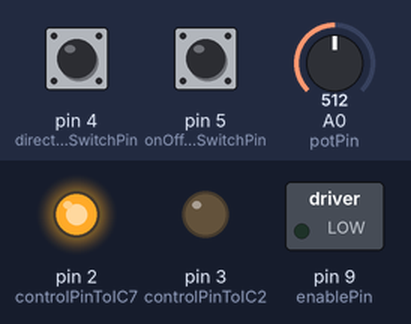
The sketch below on a simulated Arduino Uno, built with avr-gcc and run on an emulated ATmega328P. Parts: switched loads named in the sketch (green lamp = pin HIGH), output pins drawn as LEDs (lit = HIGH). The test bench sets the inputs (shaded band); at power-on: pin 4 (directionSwitchPin) LOW, pin 5 (onOffSwithStateSwitchPin) LOW, A0 (potPin) = 512.

Above: at 1.2 s.
1.3 s: pin 4 (directionSwitchPin) pulled HIGH for 0.15 s
At 1.6 s:
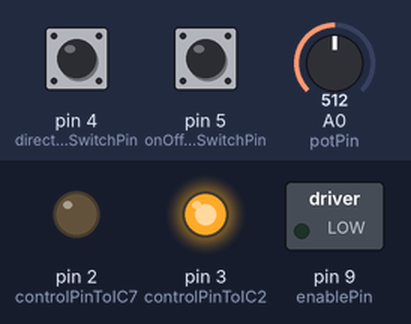
2.9 s: pin 5 (onOffSwithStateSwitchPin) pulled HIGH for 0.15 s
At 4.0 s:
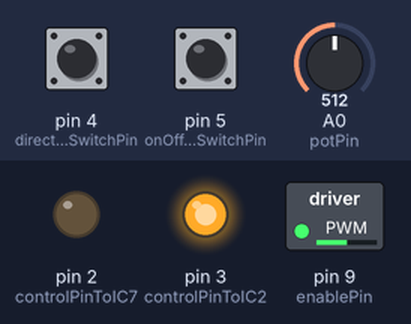
4.5 s: A0 (potPin) set to 716
At 5.2 s:
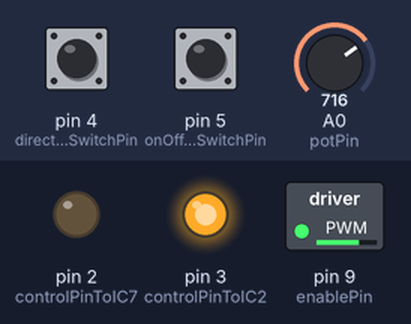
6.0 s: A0 (potPin) set to 900
At 6.3 s:
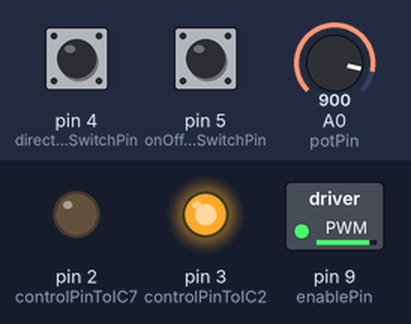
7.5 s: pin 4 (directionSwitchPin) pulled HIGH for 1 s
At 8.7 s:
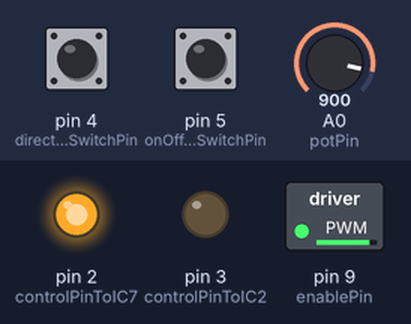
10.0 s: A0 (potPin) set to 511
At 10.6 s:
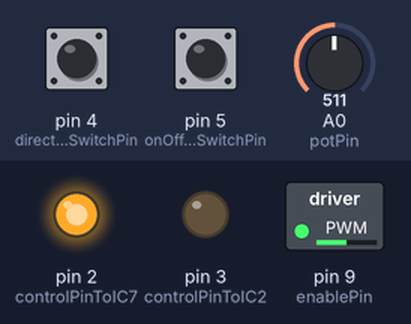
Timing chart, 0 to 12.5 s (numbered marks = the images above; inputs shaded):
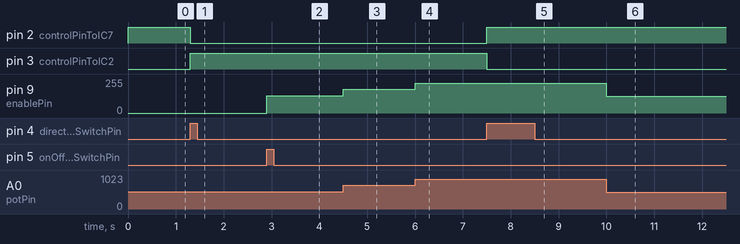

Measured:
- after the input at 1.3 s, pin 2 (controlPinToIC7): HIGH → LOW at once; pin 3 (controlPinToIC2): LOW → HIGH at once
- after the input at 2.9 s, pin 9 (enablePin): 0/255 → 128/255 at once
- after the input at 4.5 s, pin 9 (enablePin): 128/255 → 179/255 at once
- after the input at 6.0 s, pin 9 (enablePin): 179/255 → 225/255 at once
- after the input at 7.5 s, pin 2 (controlPinToIC7): LOW → HIGH at once; pin 3 (controlPinToIC2): HIGH → LOW at once
- after the input at 10.0 s, pin 9 (enablePin): 225/255 → 127/255 at once

The sketch:

project10.ino
```cpp
// konstanter för att ange pin för inkoppling
/////////////////////////
// för styrning av H-brygga - L293D
// https://sv.wikipedia.org/wiki/H-brygga
// https://www.engineersgarage.com/stm32/l293d-pin-description-and-working/
// http://www.robotplatform.com/howto/L293/motor_driver_1.html
/////////////////////////////
// för styrnina av motor framåt och bakåt
const int controlPinToIC7 = 2;
const int controlPinToIC2 = 3;
// för styrning av motor av och på
const int enablePin = 9;

// nedre strömbrytaren i figuren
const int directionSwitchPin = 4;
// övre strömbrytaren i figuren
const int onOffSwithStateSwitchPin = 5;
// vridpotentiometern kopplas till denna analog in
const int potPin = A0;

// variabler för läsning och styrning
///////////////////////
// strömbrytare nere (1) och uppe (0)
int onOffSwitchState = 0;
// strömbrytaren nere (1) framåt och uppe (0) bakåt
int directionSwitchState = 0;
// för att minnas den övre strömbrytarens läge i föregående varv i loopen
int previousOnOffSwitchState = 0;
// för att minnas den nedre strömbrytarens läge i föregående varv i loopen
int previousDirectionSwitchState = 0;
// om motorn är av (0) eller på (1). Styrs av övre strömbrytaren.
int motorEnabled = 0;
// motorns börvärde - önskad hastighet: 0 - 255
int motorSpeed = 0;
// motorns rotationsrikting (1) moturs och (0) medurs
// styrs av nedre knappen
int motorDirection = 1;

// koden i funktionen setup körs en gång vid uppstart
void setup() {
  pinMode(directionSwitchPin, INPUT);
  pinMode(onOffSwithStateSwitchPin, INPUT);
  pinMode(controlPinToIC7, OUTPUT);
  pinMode(controlPinToIC2, OUTPUT);
  pinMode(enablePin, OUTPUT);
  digitalWrite(enablePin, LOW);
}

// koden i funktionen loop körs om och om igen
void loop() {
  onOffSwitchState = digitalRead(onOffSwithStateSwitchPin);
  delay(1);
  directionSwitchState = digitalRead(directionSwitchPin);
  motorSpeed = analogRead(potPin) / 4; // map [0 - 1023] to [0 - 255]

  // om övre tryckknappen bytt läge till nedtryckt
  if (onOffSwitchState != previousOnOffSwitchState
      && onOffSwitchState == HIGH)
  {
    // byt värde från 0 till 1 eller tvärt om
    motorEnabled = !motorEnabled;
  }

  // om nedre tryckknappen bytt läge till nedtryckt
  if (directionSwitchState != previousDirectionSwitchState
      && directionSwitchState == HIGH)
  {
    // byt värde från 0 till 1 eller tvärt om
    motorDirection = !motorDirection;
  }

  if (motorDirection == 1)
  {
    // motor roterar moturs
    digitalWrite(controlPinToIC7, HIGH);
    digitalWrite(controlPinToIC2, LOW);
  }
  else
  {
    // motor roterar medurs
    digitalWrite(controlPinToIC7, LOW);
    digitalWrite(controlPinToIC2, HIGH);
  }
  if (motorEnabled == 1)
  {
    // motor på
    analogWrite(enablePin, motorSpeed);
  }
  else
  {
    // motor av
    analogWrite(enablePin, 0);
  }
  // minns till nästa varv i loopen
  previousDirectionSwitchState = directionSwitchState;
  previousOnOffSwitchState = onOffSwitchState;
}
```
